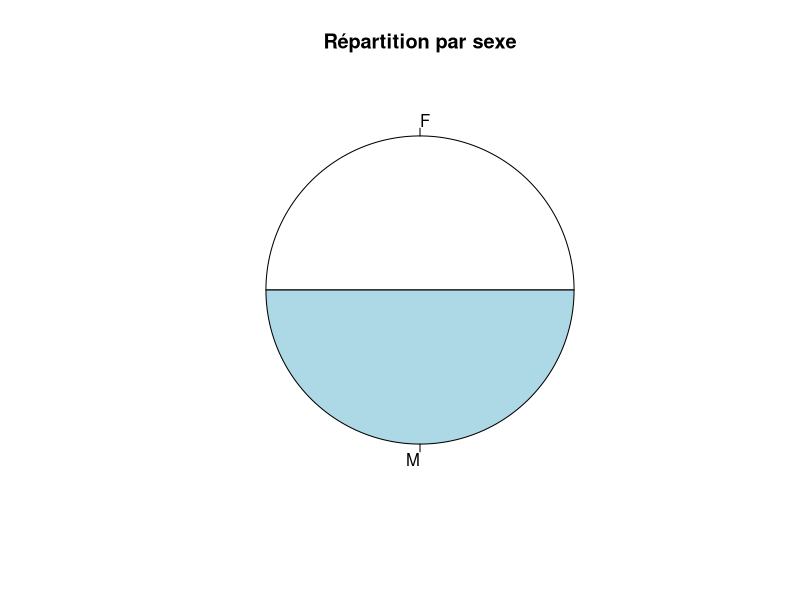
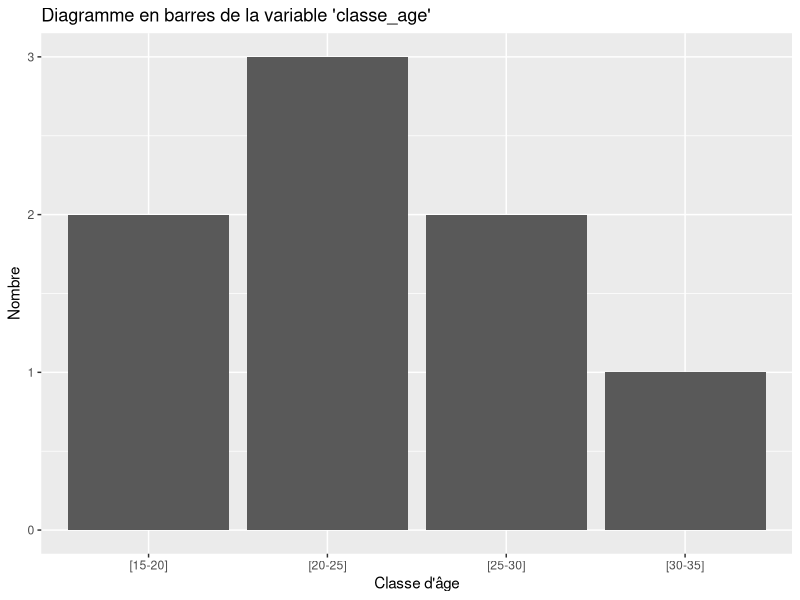

Recreate these plots in R, in order.
#Création d'une base de donnée

Data_frame1 <- data.frame(
  Nom = c("Nom1","Nom2","Nom3","Nom4","Nom5","Nom6","Nom7","Nom8"),
  Age = c(18,19,20,21,23,25,26,35),
  Sexe = c("M","F","F","M","M","F","F","M"),
  Matim = c("Celib","Marié","Celib","Celib","Marié","Marié","Celib","Marié"),
  Nb_enf = c(0,3,1,2,2,0,3,4)
)
View(Data_frame1)
Matice1 <- as.matrix(Data_frame1)

colnames(Matice1)<- c("Name","Old","Sex","Sit_matri","Ct_chld")
rownames(Matice1)<- c("Indiv1","Indiv2","Indiv3","Indiv4","Indiv5","Indiv6","Indiv7","Indiv8")

View(Matice1)

# Statistiques descriptives 
summary(Data_frame1)

# Supposons que 'df' est votre DataFrame et 'sexe' est la colonne qui contient le sexe
part <- table(Data_frame1$Sexe)

# Création du diagramme à secteurs
pie(part, labels = names(part), main = "Répartition par sexe")

# Supposons que 'df' est votre DataFrame et 'age' est la colonne qui contient l'âge

breaks <- seq(15, max(Data_frame1$Age), by = 5)
labels <- paste("[", breaks[-length(breaks)], "-", breaks[-1], "]", sep="")
Data_frame1$classe_age <- cut(Data_frame1$Age, breaks = breaks, include.lowest = TRUE, right = FALSE, labels = labels)

# Installation de la bibliothèque ggplot2 si elle n'est pas déjà installée
if (!require(ggplot2)) install.packages('ggplot2')

# Chargement de la bibliothèque ggplot2
library(ggplot2)

# Création du diagramme en barres
ggplot(Data_frame1, aes(x=classe_age)) +
  geom_bar() +
  xlab("Classe d'âge") +
  ylab("Nombre") +
  ggtitle("Diagramme en barres de la variable 'classe_age'")


#Convexité et Optimisation
#Minimiser f(x, y) = x^4 + y^4 
#sous les contraintes g1(x, y) = x + y - 1 =<0,  x >=0 y >=0 

# Définition de la fonction objectif et des contraintes
f <- function(x, y) {
  return(x^4 + y^4)
}

g1 <- function(x, y) {
  return(x + y - 1)
}

g2 <- function(x, y) {
  return(x)
}

g3 <- function(x, y) {
  return(y)
}

# Définition de la fonction de Lagrange
L <- function(x, y, lambda, mu1, mu2) {
  return(f(x, y) - lambda*g1(x, y) - mu1*g2(x, y) - mu2*g3(x, y))
}

# Dérivées partielles de L
df_dx <- function(x, y, lambda, mu1, mu2) {
  return(4*x^3 - lambda - mu1)
}

df_dy <- function(x, y, lambda, mu1, mu2) {
  return(4*y^3 - lambda - mu2)
}

# Conditions de dualité faible
dual_feasibility <- function(x, y, lambda, mu1, mu2) {
  return(lambda * g1(x, y) == 0 && mu1 * g2(x, y) == 0 && mu2 * g3(x, y) == 0)
}

# Conditions de primal feasibility
primal_feasibility <- function(x, y) {
  return(g1(x, y) <= 0 && g2(x, y) >= 0 && g3(x, y) >= 0)
}

# Initialisation
x <- 0
y <- 0
lambda <- 0
mu1 <- 0
mu2 <- 0

# Taux d'apprentissage
alpha <- 0.01

# Boucle d'optimisation
for (i in 1:1000) {
  # Mise à jour de x et y
  x <- x - alpha * df_dx(x, y, lambda, mu1, mu2)
  y <- y - alpha * df_dy(x, y, lambda, mu1, mu2)
  
  # Mise à jour de lambda, mu1 et mu2
  lambda <- lambda + alpha * g1(x, y)
  mu1 <- mu1 + alpha * g2(x, y)
  mu2 <- mu2 + alpha * g3(x, y)
  
  # Vérification des conditions d'arrêt
  if (primal_feasibility(x, y) && dual_feasibility(x, y, lambda, mu1, mu2) && abs(df_dx(x, y, lambda, mu1, mu2)) < 1e-6 && abs(df_dy(x, y, lambda, mu1, mu2)) < 1e-6) {
    break
  }
}

# Valeur optimale
optimal_value <- f(x, y)
print(paste("La valeur optimale est", optimal_value))

